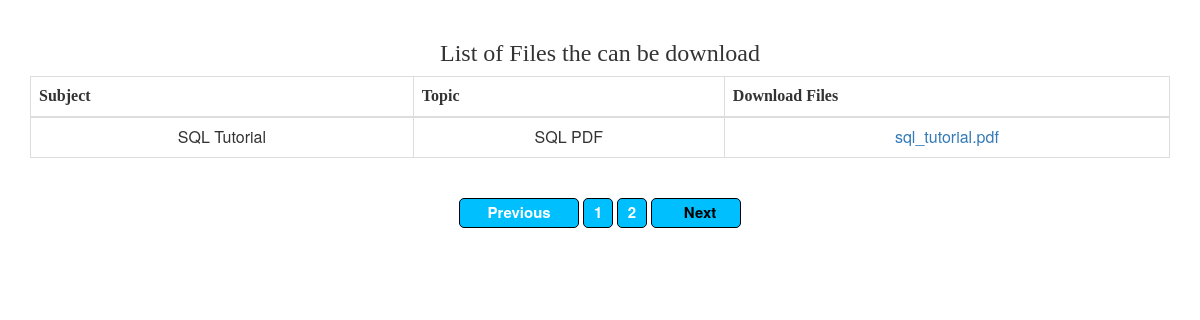
/HinduBuddistCulturalAssociation/Admin/lec/display.php?page=3, run on the app's committed database.
### tables this page shows
CREATE TABLE IF NOT EXISTS `files` (
  `id` int(11) NOT NULL AUTO_INCREMENT,
  `subject` varchar(100) NOT NULL,
  `topic` varchar(100) NOT NULL,
  `file` varchar(100) NOT NULL,
  PRIMARY KEY (`id`)
);

### HinduBuddistCulturalAssociation/Admin/lec/display.php (the view, shortened to what this page needs)
<html>
<head>
<link rel="stylesheet" href="css/bootstrap.min.css" />
</head>
<body  align="center">
<br>
<div class="container home">
<font face="comic sans ms">
<h3><center> List of Files the can be download </center> </h3>
</font>
 <table class="table table-bordered">
  <thead>
   <tr>
    <th><font face="comic sans ms">Subject</font></th>
    <th><font face="comic sans ms">Topic </font></th>
	<th><font face="comic sans ms">Download Files </font></th>
  </tr>
   </thead>
    <tbody>
                        <?php
	$link=mysql_connect("localhost","root","");
	$q="select count(*) \"total\"  from files";
	$ros=mysql_query($q,$link);
	$row=(mysql_fetch_array($ros));
	$total=$row['total'];
	$dis=3;
	$total_page=ceil($total/$dis);
	$page_cur=(isset($_GET['page']))?$_GET['page']:1;
	$k=($page_cur-1)*$dis;
	$q="SELECT * FROM files ORDER BY subject ASC limit $k,$dis";
	$ros=mysql_query($q,$link);
	while($row=mysql_fetch_array($ros))
	{
		echo '<tr>';
		echo '<td align=center>' . $row['subject'];
		echo '<td align=center>' .$row['topic'];
		echo "<td align=center><a title='Click here to download in file.'
		     href='download.php?id={$row['file']}'>{$row['file']} </a>";
		echo '</tr>';
	}
	echo '</table>';
	echo '<br/>';
	if($page_cur>1)
	{
	 echo '<a href="display.php?page='.($page_cur-1).'" style="cursor:pointer;color:DeepSkyBlue ;" ><input style="cursor:pointer;background-color:DeepSkyBlue;border:1px black solid;border-radius:5px;width:120px;height:30px;color:white;font-size:15px;font-weight:bold;" type="button" value=" Previous "></a> ';
     }
	else
	{
	  echo '<input style="background-color:DeepSkyBlue;border:1px black solid;border-radius:5px;width:120px;height:30px;color:black;font-size:15px;font-weight:bold;" type="button" value=" Previous "> ';
	}
	for($i=1;$i<$total_page;$i++)
	{
		if($page_cur==$i)
		{
			echo '<input style="background-color:DeepSkyBlue ;border:2px black solid;border-radius:5px;width:30px;height:30px;color:black;font-size:15px;font-weight:bold;" type="button" value="'.$i.'"> ';
		}
		else
		{
		echo '<a href="display.php?page='.$i.'"> <input style="cursor:pointer;background-color:DeepSkyBlue ;border:1px black solid;border-radius:5px;width:30px;height:30px;color:white;font-size:15px;font-weight:bold;" type="button" value="'.$i.'"> </a> ';
		}
	}
	if($page_cur<$total_page)
	{
		echo '<a href="display.php?page='.($page_cur+1).'"><input style="cursor:pointer;background-color:DeepSkyBlue ;border:1px black solid;border-radius:5px;width:90px;height:30px;color:white;font-size:15px;font-weight:bold;" type="button" value=" Next "></a>';
	}
	else
	{
	 echo '<input style="background-color:DeepSkyBlue ;border:1px black solid;border-radius:5px;width:90px;height:30px;color:black;font-size:15px;font-weight:bold;" type="button" value="   Next "> ';
     }
?>
</div>
</body>
</html>

### HinduBuddistCulturalAssociation/Admin/lec/display.php (style rules this page uses)
body { font-size:14; font-weight:bold; }

### data on the page
files: subject "SQL Tutorial", topic "SQL PDF", file "sql_tutorial.pdf"
